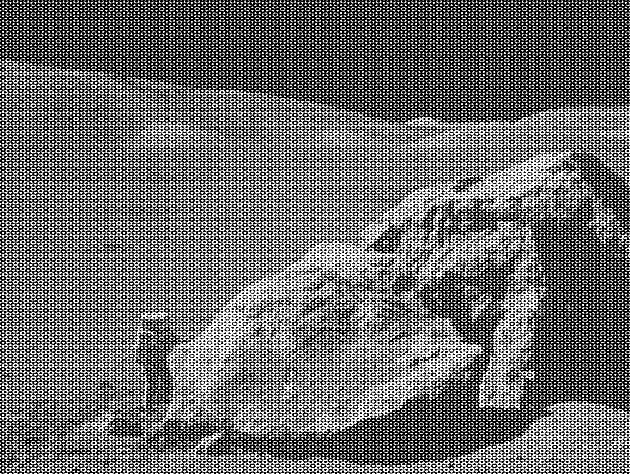
#> input picture Required Images/Fig0505(a)(applo17_boulder_noisy).tif, 630 x 474 px, found by its file name
$ python Exp7_5.py
#> lines starting #> are read from the running program, lines starting #| are printed output that depends on the picture; after the words box and inside, x2 and y2 are one past the last pixel; in counts of white or black regions, pixels touching at a corner belong together
import cv2
import numpy as np
import matplotlib.pyplot as plt

img = cv2.imread('Fig0505(a)(applo17_boulder_noisy).tif', 0)
#> img is the input picture: shape (474, 630); min 0, max 255, mean 108.1
img = cv2.resize(img, (500, 500))
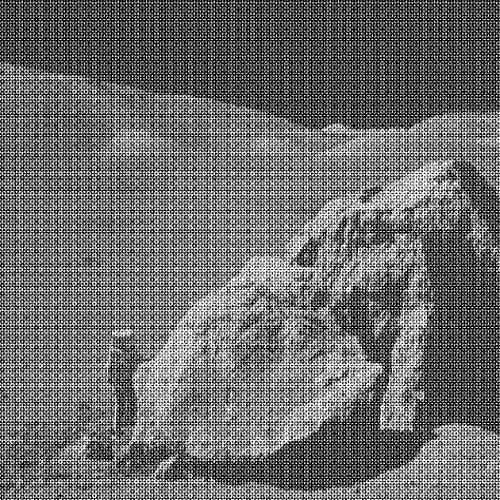
#> img: shape (500, 500); min 0, max 255, mean 108
cv2.imshow('Original Image', img)
cv2.waitKey(0)

(nr, nc) = img.shape
#> nr = 500; nc = 500

# Fourier transform of an image and its spectrum
f = np.fft.fft2(img)
f = np.fft.fftshift(f)
f_abs = np.abs(f)
# cv2.imshow('Spectrum with out LOG trasform', f_abs)
# cv2.waitKey(0)

spectrum = 255 * np.log(f_abs + 1) / np.log(np.max(f_abs + 1))
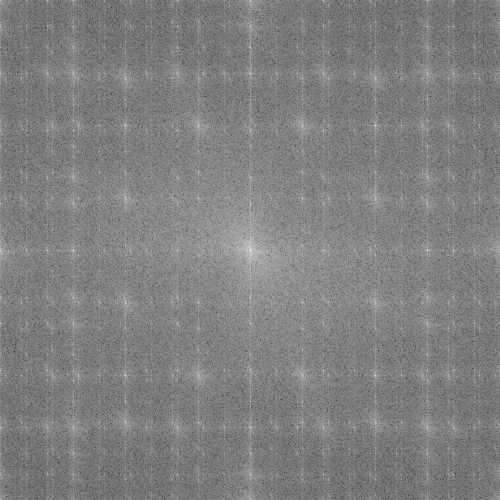
#> spectrum: shape (500, 500) float64; min 47.26, max 255, mean 128
spectrum = spectrum.astype(np.uint8)
cv2.imshow('Spectrum', spectrum)
cv2.waitKey(0)

mask = np.ones((500, 500))
mask[0:244, 244:255] = 0
mask[254:nr, 244:255] = 0

cv2.imshow('Mask', mask)
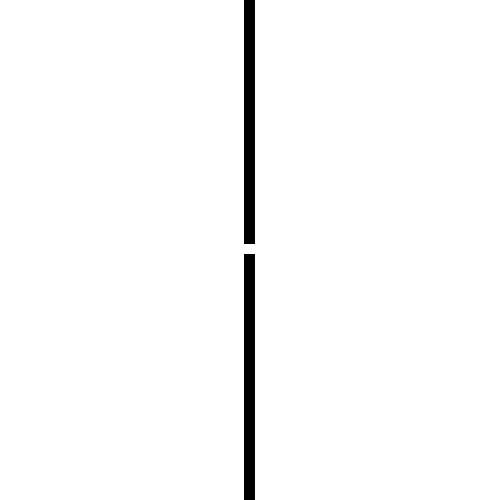
#> window 'Mask': shape (500, 500) float64; values 0 (black) and 1 (white), 97.8% white; 2 black regions, box (x1, y1, x2, y2) and area: (244, 254, 255, 500) 2706, (244, 0, 255, 244) 2684
cv2.waitKey(0)

# To Observe noise
# add one result in Journal of noise
# mask = 1-mask

cut_spectrum = f * mask
# Inverse Fourier transform
back_img = np.abs(np.fft.ifft2(np.fft.fftshift(cut_spectrum)))
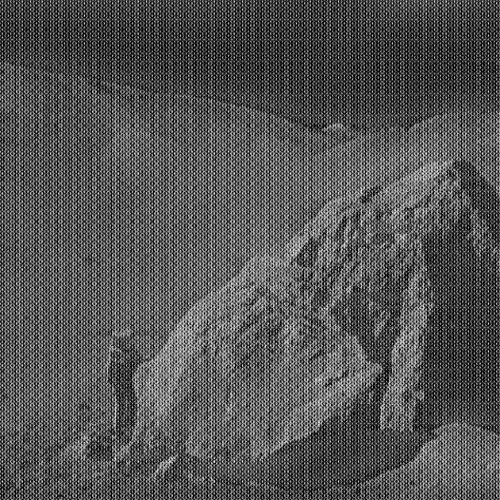
#> back_img: shape (500, 500) float64; min 0.0984, max 328.8, mean 109.6; drawn with min black and max white
out_img = 255 * (back_img / np.max(back_img))
out_img = out_img.astype(np.uint8)
cv2.imshow('Filtered Image', out_img)
cv2.waitKey(0)

cv2.destroyAllWindows()
